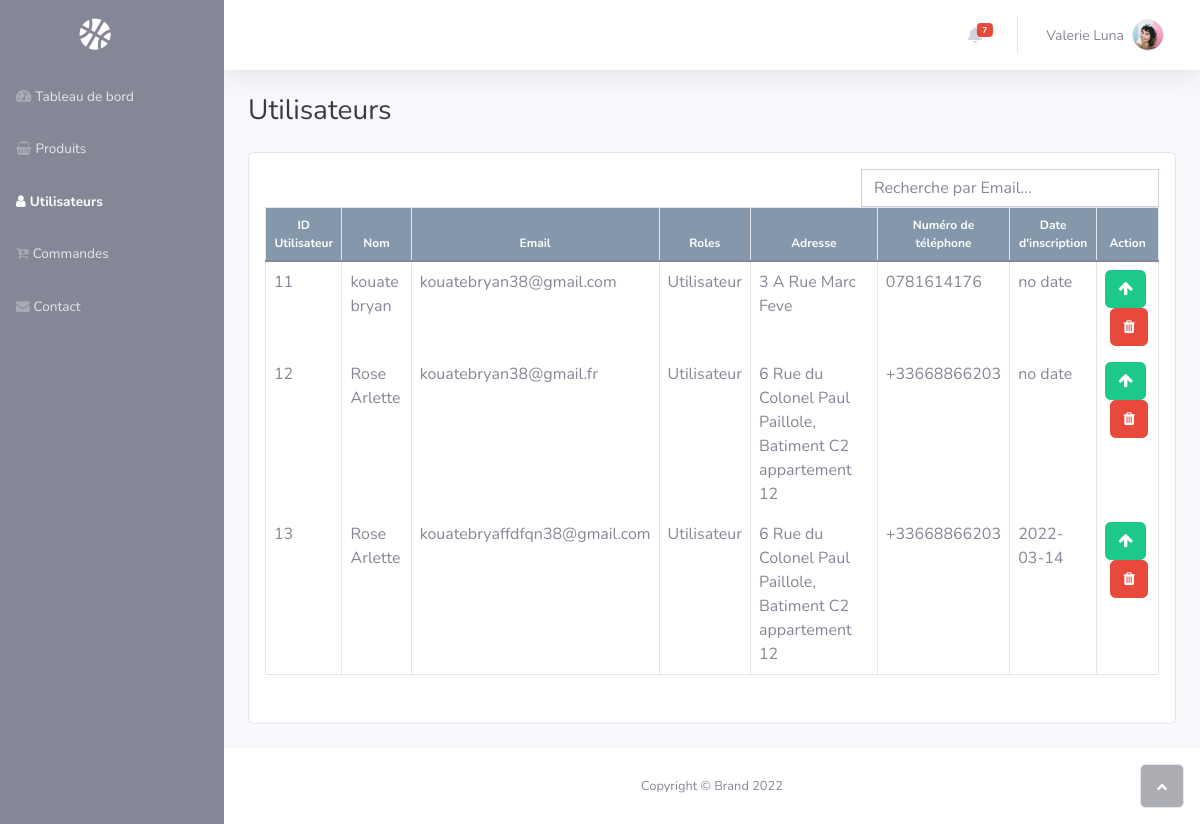
/bbshop_admin/user_admin.php, run on the app's committed database.
### tables this page shows
CREATE TABLE `infoperso` (
  `nom` varchar(50) NOT NULL,
  `adresse` mediumtext DEFAULT NULL,
  `numTel` varchar(15) DEFAULT NULL,
  `id` int(11) NOT NULL
);

CREATE TABLE `user` (
  `id` int(11) NOT NULL,
  `email` varchar(180) NOT NULL,
  `roles` int(5) NOT NULL,
  `password` varchar(255) NOT NULL
);

CREATE TABLE `user_sign_in` (
  `id` int(11) NOT NULL,
  `user_id` int(11) NOT NULL,
  `date` date NOT NULL
);

### bbshop_admin/user_admin.php (the view, shortened to what this page needs)
<?php
  include('../bdconnect.php');
?>
<!DOCTYPE html>
<html>
<head>
    <link rel="stylesheet" href="assets/bootstrap/css/bootstrap.min.css">
    <link rel="stylesheet" href="assets/fonts/fontawesome-all.min.css">
    <link rel="stylesheet" href="assets/fonts/font-awesome.min.css">
    <link rel="stylesheet" href="assets/fonts/fontawesome5-overrides.min.css">
    <link rel="stylesheet" href="assets/css/Table-With-Search-1.css">
    <link rel="stylesheet" href="assets/css/Table-With-Search.css">
</head>
<body id="page-top">
    <div id="wrapper">
        <nav class="navbar navbar-dark align-items-start sidebar sidebar-dark accordion bg-gradient-primary p-0" style="color: var(--bs-gray-900);background: var(--bs-body-color);">
            <div class="container-fluid d-flex flex-column p-0"><a class="navbar-brand d-flex justify-content-center align-items-center sidebar-brand m-0" href="#">
                    <div class="sidebar-brand-icon rotate-n-15"><i class="fas fa-basketball-ball"></i></div>
                </a>
                <ul class="navbar-nav text-light" id="accordionSidebar">
                    <li class="nav-item"><a class="nav-link" href="index.php"><i class="fas fa-tachometer-alt"></i><span>Tableau de bord</span></a></li>
                    <li class="nav-item"><a class="nav-link" href="produits_admin.php"><i class="fa fa-shopping-basket"></i><span>Produits</span></a></li>
                    <li class="nav-item"><a class="nav-link active" href="user_admin.php"><i class="fa fa-user"></i><span>Utilisateurs</span></a></li>
                    <li class="nav-item"><a class="nav-link" href="commande_admin.php"><i class="fa fa-cart-arrow-down"></i><span>Commandes</span></a></li>
                    <li class="nav-item"><a class="nav-link" href="contact_admin.html"><i class="fa fa-envelope"></i><span>Contact</span></a></li>
                </ul>
            </div>
        </nav>
        <div class="d-flex flex-column" id="content-wrapper">
            <div id="content">
                <nav class="navbar navbar-light navbar-expand bg-white shadow mb-4 topbar static-top">
                    <div class="container-fluid"><button class="btn btn-link d-md-none rounded-circle me-3" id="sidebarToggleTop" type="button"><i class="fas fa-bars"></i></button>
                        <ul class="navbar-nav flex-nowrap ms-auto">
                            <li class="nav-item dropdown no-arrow mx-1">
                                <div class="nav-item dropdown no-arrow"><a class="dropdown-toggle nav-link" aria-expanded="false" data-bs-toggle="dropdown" href="#"><span class="badge bg-danger badge-counter">7</span><i class="fas fa-bell fa-fw"></i></a>
                                </div>
                            </li>
                            <li class="nav-item dropdown no-arrow">
                                <div class="nav-item dropdown no-arrow"><a class="dropdown-toggle nav-link" aria-expanded="false" data-bs-toggle="dropdown" href="#"><span class="d-none d-lg-inline me-2 text-gray-600 small">Valerie Luna</span><img class="border rounded-circle img-profile" src="assets/img/avatars/avatar1.jpeg"></a>
                                </div>
                            </li>
                        </ul>
                    </div>
                </nav>
                <div class="container-fluid">
                    <div class="d-sm-flex justify-content-between align-items-center mb-4">
                        <h3 class="text-dark mb-0">Utilisateurs</h3>
                    </div>
                    <div class="row">
                        <div class="col-md-12 col-lg-12 col-xl-12 col-xxl-12 mb-4">
                            <div class="card">
                                <div class="card-body">
                                    <div class="col-md-12">
                                        <div class="form-group pull-right col-lg-4"><input type="text" class="search form-control" placeholder="Recherche par Email..."></div><span class="counter pull-right"></span>
                                        <div class="table-responsive table table-hover table-bordered results">
                                            <table class="table table-hover table-bordered">
                                                <thead class="bill-header cs">
                                                    <tr>
                                                        <th id="trs-hd-1">ID Utilisateur</th>
                                                        <th id="trs-hd-2">Nom</th>
                                                        <th id="trs-hd-3" class="col-lg-3">Email</th>
                                                        <th id="trs-hd-4">Roles</th>
                                                        <th id="trs-hd-5">Adresse</th>
                                                        <th id="trs-hd-7">Numéro de téléphone</th>
                                                        <th id="trs-hd-8">Date d'inscription</th>
                                                        <th id="trs-hd-9">Action</th>
                                                    </tr>
                                                </thead>
                                                <tbody>
                                                    <?php
                                                        $req = "SELECT * FROM `infoperso` i INNER JOIN `user` u on i.id = u.id;";
                                                        $curseur = mysqli_query($bdd,$req);
                                                        while ($row = mysqli_fetch_assoc($curseur)) {
                                                            $roles = $row["roles"];
                                                            $id = $row["id"];
                                                            $nom = $row["nom"];
                                                            $adresse = $row["adresse"];
                                                            $numTel = $row["numTel"];
                                                            $email = $row["email"];
                                                            $req = "SELECT `date` FROM `user_sign_in` us  INNER JOIN `user` u on us.user_id = u.id WHERE user_id='$id';";
                                                            $curseur2 = mysqli_query($bdd,$req);
                                                            $raw = mysqli_fetch_assoc($curseur2);
                                                            if (isset($raw["date"])) {
                                                                 $date = $raw["date"];
                                                            }else{
                                                                $date = 'no date';
                                                            }
                                                            if($roles == 1){
                                                                echo "<tr>
                                                                <td>$id</td>
                                                                <td>$nom</td>
                                                                <td>$email</td>
                                                                <td>Utilisateur</td>
                                                                <td>$adresse</td>
                                                                <td>$numTel</td>
                                                                <td>$date</td>
                                                                <td><button form='upgrade$id' class='btn btn-primary btn-success' type='submit'><i class='fa fa-arrow-up'></i></button><button class='btn btn-danger' style='margin-left: 5px;' type='submit'><i class='fa fa-trash' style='font-size: 15px;'></i></button></td>
                                                            </tr>
                                                                <form id='upgrade$id' method='post'><input type='hidden' name='upgrade' value=$id></form>
                                                            ";
                                                            }
                                                        }
                                                    ?>
                                                </tbody>
                                            </table>
                                        </div>
                                    </div>
                                </div>
                            </div>
                        </div>
                    </div>
                </div>
            </div>
            <footer class="bg-white sticky-footer">
                <div class="container my-auto">
                    <div class="text-center my-auto copyright"><span>Copyright © Brand 2022</span></div>
                </div>
            </footer>
        </div>
        <a class="border rounded d-inline scroll-to-top" href="#page-top"><i class="fas fa-angle-up"></i></a>
    </div>
</body>
</html>

### bbshop_admin/assets/css/Table-With-Search-1.css (style rules this page uses)
.bill-header { font-size: 12px; text-align: center; }
.bill-header.cs { background-color: rgba(37,71,106,0.56); color: #fff; }
.counter { padding: 8px; color: #ccc; }
.search.form-control { border-radius: 0px !important; }

### bbshop_admin/assets/css/Table-With-Search.css (style rules this page uses)
.bill-header { font-size: 12px; text-align: center; }
.bill-header.cs { background-color: rgba(37,71,106,0.56); color: #fff; }
.counter { padding: 8px; color: #ccc; }
.search.form-control { border-radius: 0px !important; }

### data on the page
infoperso: user.id "11", nom "kouate bryan", user.email "kouatebryan38@gmail.com", adresse "3 A Rue Marc Feve", numTel "0781614176", date "no date"
infoperso: user.id "12", nom "Rose Arlette", user.email "kouatebryan38@gmail.fr", adresse "6 Rue du Colonel Paul Paillole, Batiment C2 appartement 12", numTel "+33668866203", date "no date"
infoperso: user.id "13", nom "Rose Arlette", user.email "kouatebryaffdfqn38@gmail.com", adresse "6 Rue du Colonel Paul Paillole, Batiment C2 appartement 12", numTel "+33668866203", user_sign_in.date "2022-03-14"
